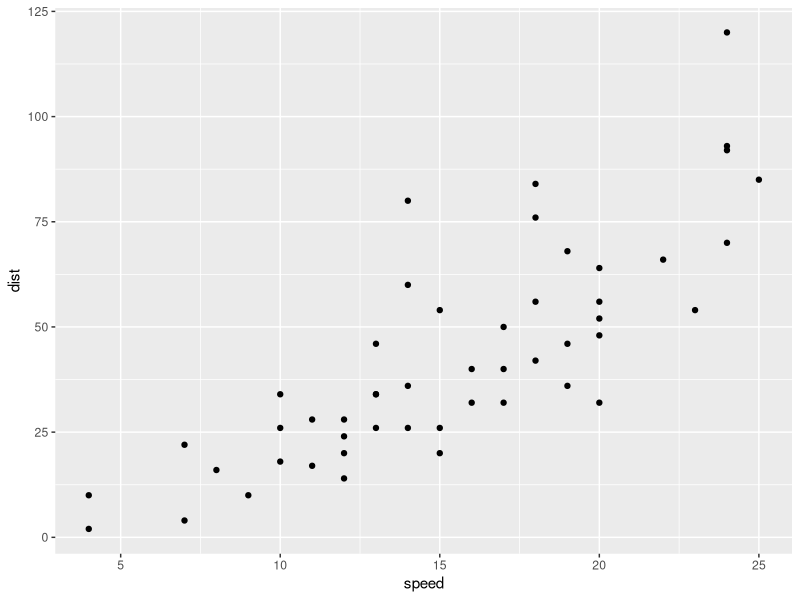
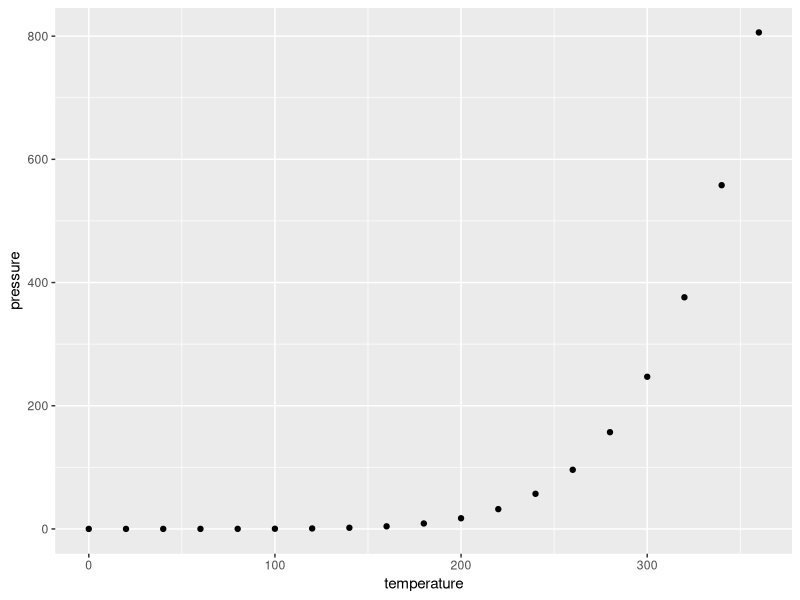

The R source for these figures, in order:
## ---- chunk 1
#| echo: false
#| layout-ncol: 2
#| fig-cap: 
#|   - "Speed and Stopping Distances of Cars"
#|   - "Vapor Pressure of Mercury as a Function of Temperature"
library(tidyverse)

ggplot(cars, aes(x = speed, y = dist)) +
  geom_point()

ggplot(pressure, aes(x = temperature, y = pressure)) +
  geom_point()
